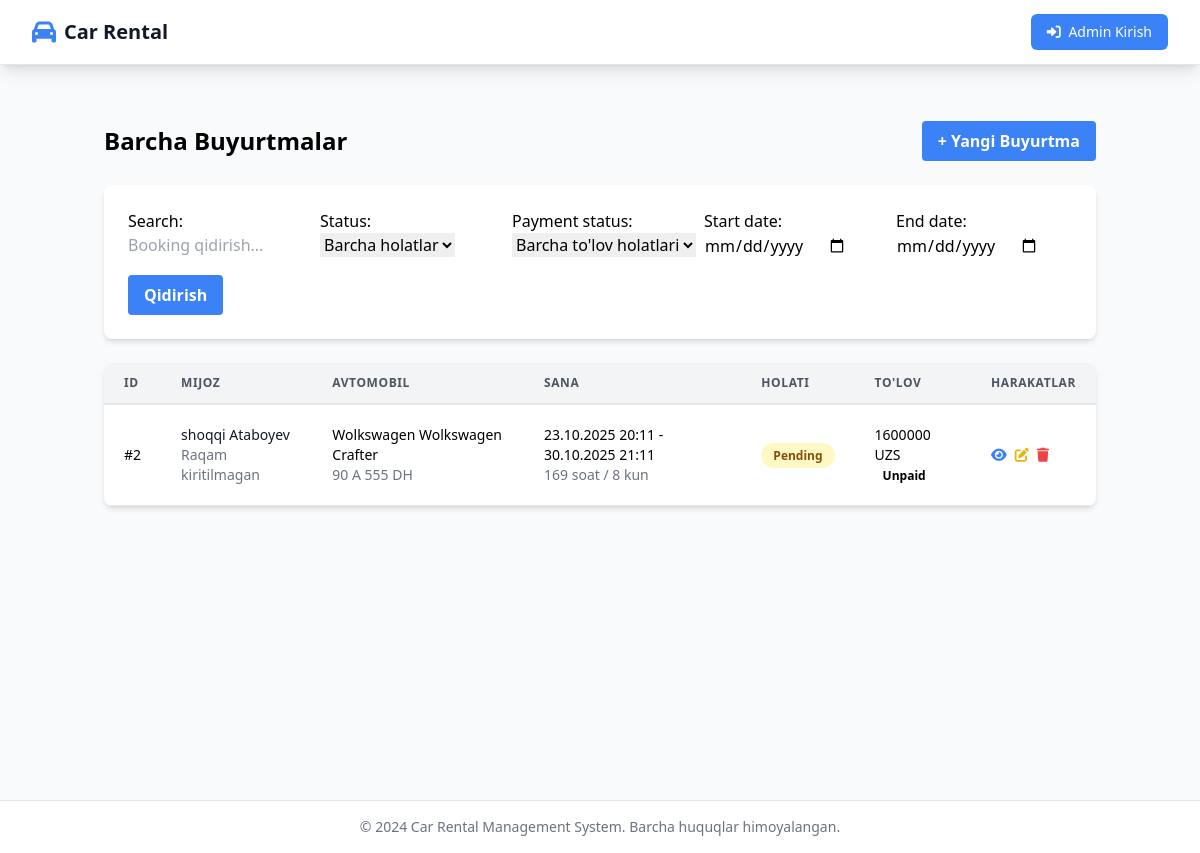
The app's page /bookings/, older data.
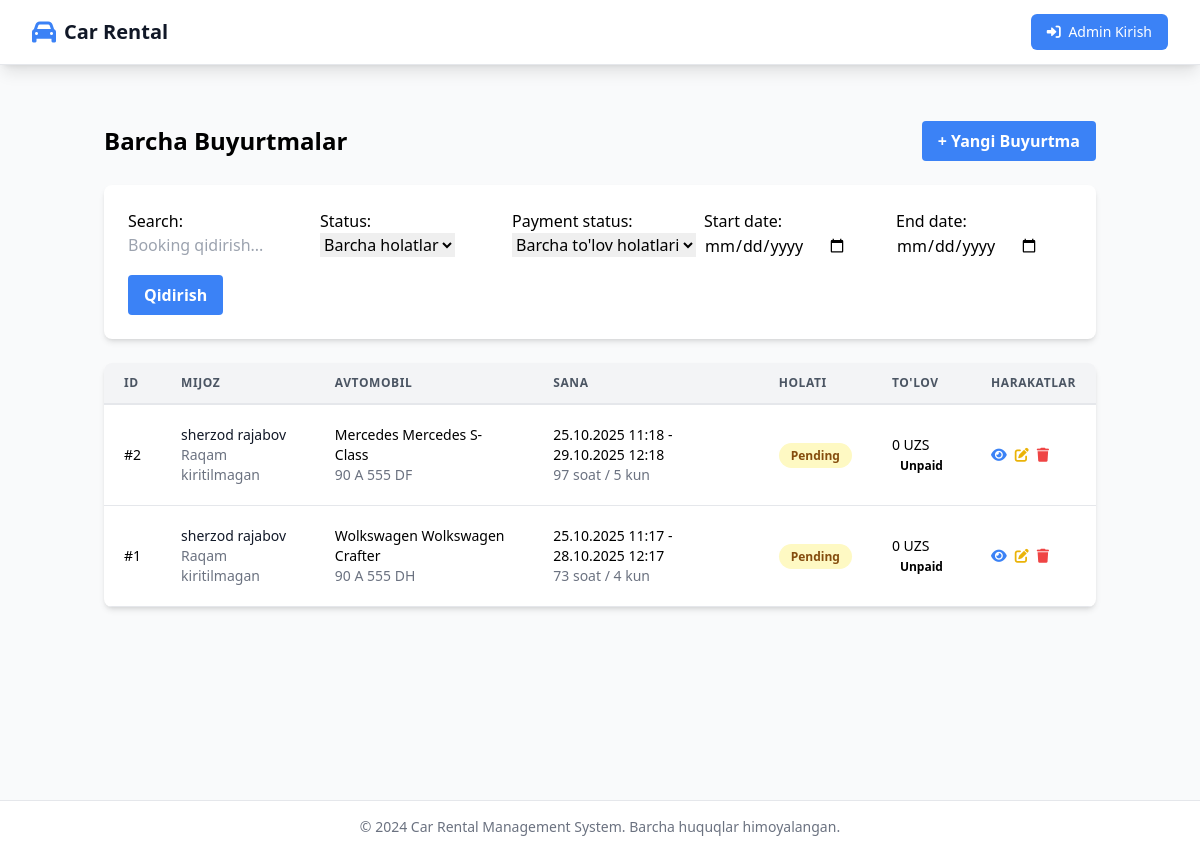
The same page, newer data.
### bookings/models.py (models this page shows, shortened)
class Booking(models.Model):
    STATUS_CHOICES = [
        ("pending", "Pending"),
        ("active", "Active"),
        ("completed", "Completed"),
        ("cancelled", "Cancelled"),
    ]
    PAYMENT_STATUS_CHOICES = [
        ("unpaid", "Unpaid"),
        ("partial", "Partial"),
        ("paid", "Paid"),
    ]
    PAYMENT_TYPES = [
        ('deposit', 'Depozit'),
        ('advance', 'Oldindan to\'lov'),
        ('final', 'Yakuniy to\'lov'),
        ('other', 'Boshqa')
    ]
    renter = models.ForeignKey(CustomUser, on_delete=models.CASCADE, related_name="bookings")
    vehicle = models.ForeignKey(Vehicle, on_delete=models.CASCADE, related_name="bookings")
    start_at = models.DateTimeField()
    end_at = models.DateTimeField()
    status = models.CharField(max_length=20, choices=STATUS_CHOICES, default="pending")
    payment_status = models.CharField(max_length=20, choices=PAYMENT_STATUS_CHOICES, default="unpaid")
    total_price = models.DecimalField(
        max_digits=12,
        decimal_places=2,
        default=Decimal("0.00"),
        blank=True,
        null=True
    )
    deposit_amount = models.DecimalField(
        max_digits=10,
        decimal_places=2,
        default=Decimal("0.00"),
        blank=True,
        null=True
    )
    paid_amount = models.DecimalField(
        max_digits=12,
        decimal_places=2,
        default=Decimal("0.00"),
        blank=True,
        null=True
    )
    owner_earned = models.DecimalField(
        max_digits=12,
        decimal_places=2,
        default=Decimal("0.00"),
        blank=True,
        null=True
    )
    company_earned = models.DecimalField(
        max_digits=12,
        decimal_places=2,
        default=Decimal("0.00"),
        blank=True,
        null=True
    )
    created_at = models.DateTimeField(auto_now_add=True)
    updated_at = models.DateTimeField(auto_now=True)
    class Meta:
        ordering = ['-created_at']
    def duration_hours(self):
        delta = self.end_at - self.start_at
        return max(0, math.ceil(delta.total_seconds() / 3600))
    def duration_days(self):
        return math.ceil(self.duration_hours() / 24)

### accounts/models.py (models this page shows, shortened)
class CustomUser(AbstractUser):
    class Roles(models.TextChoices):
        OWNER = "owner", "Mashina egasi"
        RENTER = "renter", "Ijara oluvchi"
    role = models.CharField(max_length=10, choices=Roles.choices)
    phone = models.CharField(max_length=30, blank=True)
    is_verified = models.BooleanField(default=False)

### vehicles/models.py (models this page shows, shortened)
class Vehicle(models.Model):
    STATUS_CHOICES = [
        ("inactive", "Faol emas"),
        ("available", "Mavjud"),
        ("rented", "Ijaraga berilgan"),
        ("maintenance", "Ta'mirda"),
    ]
    owner = models.ForeignKey(CustomUser, on_delete=models.CASCADE, related_name="vehicles")
    make = models.ForeignKey(CarMake, on_delete=models.SET_NULL, null=True, blank=True)
    model = models.ForeignKey(CarModel, on_delete=models.SET_NULL, null=True, blank=True)
    name = models.CharField(max_length=200, blank=True)
    plate_number = models.CharField(max_length=20, unique=True, validators=[plate_validator])
    year = models.PositiveSmallIntegerField(null=True, blank=True)
    daily_price = models.DecimalField(max_digits=10, decimal_places=2, default=Decimal("0.00"))
    hourly_price = models.DecimalField(max_digits=10, decimal_places=2, null=True, blank=True)
    status = models.CharField(max_length=20, choices=STATUS_CHOICES, default="inactive")
    created_at = models.DateTimeField(auto_now_add=True)
    updated_at = models.DateTimeField(auto_now=True)
    class Meta:
        ordering = ['-created_at']

class CarMake(models.Model):
    name = models.CharField(max_length=100, unique=True)
    def __str__(self):
        return self.name

class CarModel(models.Model):
    make = models.ForeignKey(CarMake, on_delete=models.CASCADE, related_name="models")
    name = models.CharField(max_length=100)
    class Meta:
        unique_together = ("make", "name")
    def __str__(self):
        return f"{self.make.name} {self.name}"

### bookings/views.py (the view, shortened to what this page needs)
# urls.py: path('', views.BookingListView.as_view(), name='booking_list'),
class BookingListView(ListView):
    model = Booking
    template_name = 'bookings/booking_list.html'
    context_object_name = 'bookings'
    paginate_by = 20
    def get_queryset(self):
        queryset = super().get_queryset()
        search_form = BookingSearchForm(self.request.GET)
        if search_form.is_valid():
            search = search_form.cleaned_data.get('search')
            status = search_form.cleaned_data.get('status')
            payment_status = search_form.cleaned_data.get('payment_status')
            start_date = search_form.cleaned_data.get('start_date')
            end_date = search_form.cleaned_data.get('end_date')
            filters = Q()
            if status:
                filters &= Q(status=status)
            if payment_status:
                filters &= Q(payment_status=payment_status)
            if start_date:
                filters &= Q(start_date__gte=start_date)
            if end_date:
                filters &= Q(end_date__lte=end_date)
            queryset = queryset.filter(filters)
        return queryset.order_by('-created_at', '-id')
    def get_context_data(self, **kwargs):
        context = super().get_context_data(**kwargs)
        context['search_form'] = BookingSearchForm(self.request.GET)
        return context

### bookings/forms.py
class BookingSearchForm(forms.Form):
    search = forms.CharField(
        max_length=200,
        required=False,
        widget=forms.TextInput(attrs={
            'class': 'form-control',
            'placeholder': 'Booking qidirish...',
            'id': 'search-input'
        })
    )
    status = forms.ChoiceField(
        choices=[('', 'Barcha holatlar')] + Booking.STATUS_CHOICES,
        required=False,
        widget=forms.Select(attrs={'class': 'form-control'})
    )
    payment_status = forms.ChoiceField(
        choices=[('', 'Barcha to\'lov holatlari')] + Booking.PAYMENT_STATUS_CHOICES,
        required=False,
        widget=forms.Select(attrs={'class': 'form-control'})
    )
    start_date = forms.DateField(
        required=False,
        widget=forms.DateInput(attrs={'class': 'form-control', 'type': 'date'})
    )
    end_date = forms.DateField(
        required=False,
        widget=forms.DateInput(attrs={'class': 'form-control', 'type': 'date'})
    )

### templates/bookings/booking_list.html (shortened to what the changed rows need)
{% extends 'base.html' %}
{% load static %}
{% block content %}
<div class="container mx-auto px-4 py-8">
    <div class="flex justify-between items-center mb-6">
        <h1 class="text-2xl font-bold">Barcha Buyurtmalar</h1>
    </div>
    <div class="bg-white shadow-md rounded-lg overflow-hidden">
        <table class="min-w-full leading-normal">
            <thead>
                <tr class="bg-gray-100">
                    <th class="px-5 py-3 border-b-2 border-gray-200 text-left text-xs font-semibold text-gray-600 uppercase tracking-wider">ID</th>
                    <th class="px-5 py-3 border-b-2 border-gray-200 text-left text-xs font-semibold text-gray-600 uppercase tracking-wider">Mijoz</th>
                    <th class="px-5 py-3 border-b-2 border-gray-200 text-left text-xs font-semibold text-gray-600 uppercase tracking-wider">Avtomobil</th>
                    <th class="px-5 py-3 border-b-2 border-gray-200 text-left text-xs font-semibold text-gray-600 uppercase tracking-wider">Sana</th>
                    <th class="px-5 py-3 border-b-2 border-gray-200 text-left text-xs font-semibold text-gray-600 uppercase tracking-wider">Holati</th>
                    <th class="px-5 py-3 border-b-2 border-gray-200 text-left text-xs font-semibold text-gray-600 uppercase tracking-wider">To'lov</th>
                    <th class="px-5 py-3 border-b-2 border-gray-200 text-left text-xs font-semibold text-gray-600 uppercase tracking-wider">Harakatlar</th>
                </tr>
            </thead>
            <tbody>
                {% for booking in bookings %}
                <tr class="hover:bg-gray-50">
                    <td class="px-5 py-5 border-b border-gray-200 text-sm">#{{ booking.id }}</td>
                    <td class="px-5 py-5 border-b border-gray-200 text-sm">
                        <div class="font-medium text-gray-900">{{ booking.renter.get_full_name|default:booking.renter.username }}</div>
                        <div class="text-gray-500">{{ booking.renter.phone_number|default:"Raqam kiritilmagan" }}</div>
                    </td>
                    <td class="px-5 py-5 border-b border-gray-200 text-sm">
                        <div class="font-medium">{{ booking.vehicle.make|default:"" }} {{ booking.vehicle.model|default:"" }}</div>
                        <div class="text-gray-500">{{ booking.vehicle.plate_number|default:"" }}</div>
                    </td>
                    <td class="px-5 py-5 border-b border-gray-200 text-sm">
                        <div>{{ booking.start_at|date:"d.m.Y H:i" }} - {{ booking.end_at|date:"d.m.Y H:i" }}</div>
                        <div class="text-gray-500">{{ booking.duration_hours }} soat / {{ booking.duration_days }} kun</div>
                    </td>
                    <td class="px-5 py-5 border-b border-gray-200 text-sm">
                        <span class="px-3 py-1 text-xs font-semibold rounded-full {% if booking.status == 'pending' %}bg-yellow-100 text-yellow-800{% elif booking.status == 'confirmed' %}bg-blue-100 text-blue-800{% elif booking.status == 'in_progress' %}bg-indigo-100 text-indigo-800{% elif booking.status == 'completed' %}bg-green-100 text-green-800{% elif booking.status == 'cancelled' %}bg-red-100 text-red-800{% endif %}">
                            {{ booking.get_status_display }}
                        </span>
                    </td>
                    <td class="px-5 py-5 border-b border-gray-200 text-sm">
                        <div class="font-medium">{{ booking.total_price|floatformat:0 }} UZS</div>
                        <span class="px-2 py-1 text-xs font-semibold rounded-full ">
                            {{ booking.get_payment_status_display }}
                        </span>
                    </td>
                    <td class="px-5 py-5 border-b border-gray-200 text-sm">
                        <div class="flex space-x-2">
                            <a href="{% url 'booking_detail' booking.id %}" class="text-blue-500 hover:text-blue-700">
                                <i class="fas fa-eye"></i>
                            </a>
                            <a href="{% url 'booking_update' booking.id %}" class="text-yellow-500 hover:text-yellow-700">
                                <i class="fas fa-edit"></i>
                            </a>
                            <a href="{% url 'booking_delete' booking.id %}" class="text-red-500 hover:text-red-700">
                                <i class="fas fa-trash"></i>
                            </a>
                        </div>
                    </td>
                </tr>
                {% empty %}
                <tr>
                    <td colspan="7" class="px-5 py-5 border-b border-gray-200 text-center text-gray-500">
                        Hech qanday buyurtma topilmadi
                    </td>
                </tr>
                {% endfor %}
            </tbody>
        </table>
    </div>
</div>
{% endblock %}

Row changes from the older to the newer data that the page shows:
changed Booking id 2: renter.get_full_name "shoqqi Ataboyev" → "sherzod rajabov"; vehicle.make "Wolkswagen" → "Mercedes"; vehicle.model "Wolkswagen Crafter" → "Mercedes S-Class"; vehicle.plate_number "90 A 555 DH" → "90 A 555 DF"; start_at "23.10.2025 20:11" → "25.10.2025 11:18"; end_at "30.10.2025 21:11" → "29.10.2025 12:18"; duration_hours "169" → "97"; duration_days "8" → "5"; total_price "1600000" → "0"
added Booking: id "1", renter.get_full_name "sherzod rajabov", renter.phone_number "Raqam kiritilmagan", vehicle.make "Wolkswagen", vehicle.model "Wolkswagen Crafter", vehicle.plate_number "90 A 555 DH", start_at "25.10.2025 11:17", end_at "28.10.2025 12:17", duration_hours "73", duration_days "4", status "Pending", total_price "0", payment_status "Unpaid"
